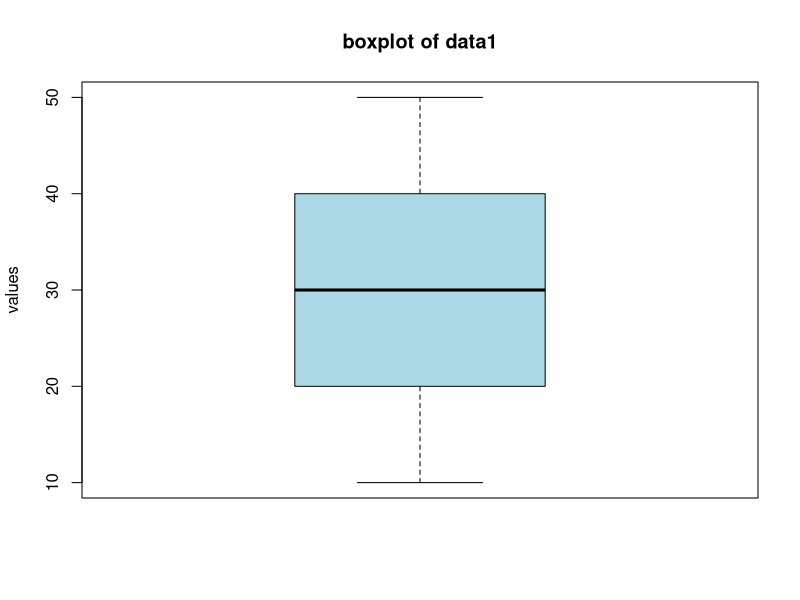

Write R code to recreate this figure.
data1 <- c(10, 15, 20, 25, 30, 35, 40, 45, 50)
mean_1<-mean(data1)
median_1<-median(data1)
first_quartile_1<-quantile(data1,0.25)
third_quartile_1<-quantile(data1,0.75)
min_val_1<-min(data1)
max_val<-max(data1)

cat('summary of statistics of data1 \n')
cat('mean of dataset1 :',mean_1, '\n')
cat('median of dataset1 :',median_1, '\n')
cat('first quartile of dataset1 :',first_quartile_1, '\n')
cat('Third quartile of dataset1 :',third_quartile_1, '\n')
cat('minimum value of dataset1 : ',min_val_1, '\n')
cat('maximum value of dataset1 :',max_val, '\n')
cat('varaiance  of dataset1 :',var(data1), '\n')

boxplot(data1,main='boxplot of data1',ylab='values',col='lightblue')
data2 <- c(5,10, 15, 20, 25, 30, 35, 40, 45)
covar<-cov(data1,data2)
corel<-cor(data1,data2)
cat('covariance of data 1 and data 2 are :',covar,'\n')
cat('corelation of data 1 and data 2 are :',corel,'\n')




